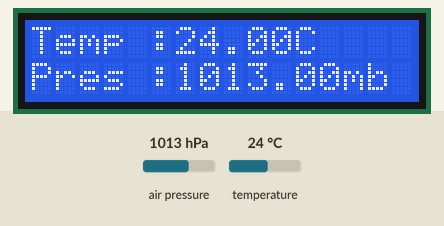
The sketch below on a simulated Arduino Uno, built with avr-gcc and run on an emulated ATmega328P. Shown: 16×2 character LCD. The inputs (shaded band) are chosen by the test bench; at power-on: air pressure 1013 hPa, temperature 24 °C. What the sketch prints to the serial monitor is not drawn.

Above: at 1.2 s.
1.3 s: air pressure set to 952 hPa
At 3.9 s:
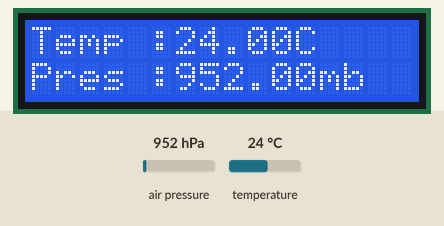
5.3 s: temperature set to 12 °C
At 6.9 s:
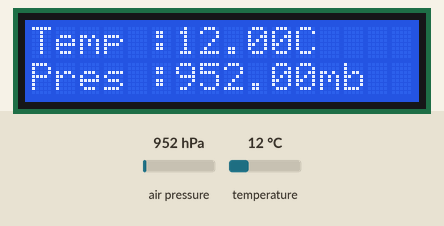
9.3 s: air pressure set to 975 hPa
At 12.8 s:
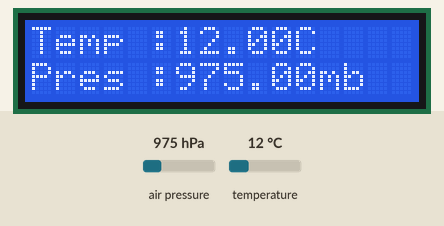
13.8 s: temperature set to 19 °C
At 15.8 s:
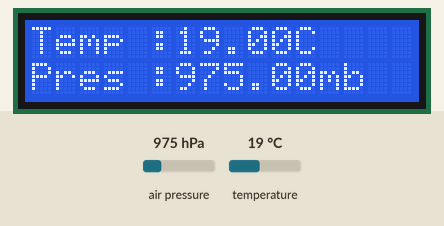
Timing chart, 0 to 17.3 s (numbered marks = the images above; inputs shaded):
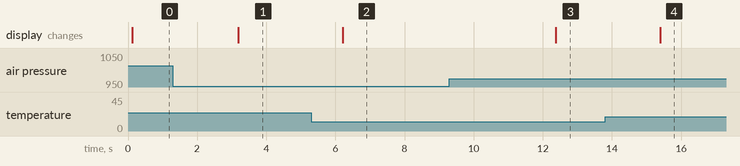

The sketch:

BMP180.ino
```cpp
#include <LiquidCrystal_I2C.h>
#include <SFE_BMP180.h>
#include <Wire.h>

#define ALTITUDE 55 //Enter your country evalution

LiquidCrystal_I2C lcd(0x27, 16, 2);
SFE_BMP180 bmp;
double T, P;
char status;

void setup() {
  Serial.begin(9600);
  bmp.begin();
  lcd.init();
  lcd.backlight();
}

void loop() {
  Serial.println();
  Serial.print("provided altitude: ");
  Serial.print(ALTITUDE, 0);
  Serial.print(" meters, ");
  Serial.print(ALTITUDE * 3.28084, 0);
  Serial.println("feet");

  status =  bmp.startTemperature();
  if (status != 0) {
    delay(status);
    status = bmp.getTemperature(T);
    if (status != 0) {
      Serial.print("Temperature :");
      lcd.setCursor(0, 0);
      lcd.print("Temp :");
      lcd.print(T, 2);
      lcd.print("C");
      lcd.print(" ");
      Serial.print(T, 2);
      Serial.println("*c");
    }
    status = bmp.startPressure(3);// 0 to 3
    if (status != 0) {
      delay(status);
      status = bmp.getPressure(P, T);
      if (status != 0) {
        Serial.print("absolute pressure: ");
        lcd.setCursor(0, 1);
        lcd.print("Pres :");
        lcd.print(P, 2);
        lcd.print("mb");
        lcd.print("  ");
        Serial.print(P, 2);
        Serial.println("mb");
      }

      delay(3000);

    }
  }
}
```

Measured:
- after the input at 1.3 s, the display: changes after 1.9 s (image 1)
- after the input at 5.3 s, the display: changes after 0.91 s (image 2)
- after the input at 9.3 s, the display: changes after 3.1 s (image 3)
- after the input at 13.8 s, the display: changes after 1.6 s (image 4)
